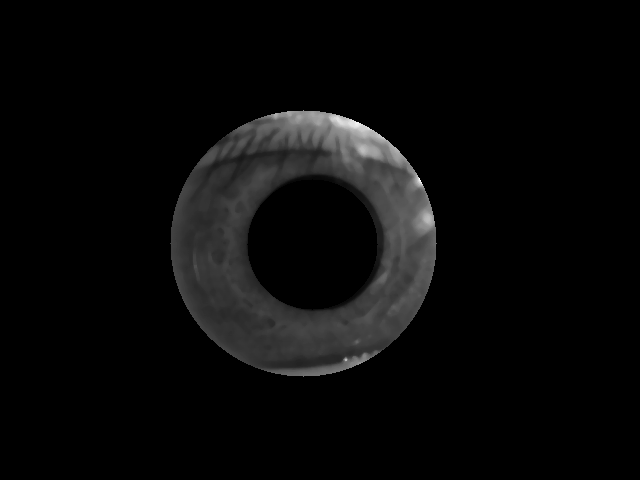
#> input picture final.png, 640 x 480 px
$ python polar.py
#> lines starting #> are read from the running program, lines starting #| are printed output that depends on the picture
import cv2


img = cv2.imread('final.png')
#> img is the input picture: shape (480, 640, 3); min 0, max 255, mean 9.5


#img2 = cv2.logPolar(img, (img.shape[0]/2, img.shape[1]/2), 40, cv2.WARP_FILL_OUTLIERS)
img3 = cv2.linearPolar(img, (img.shape[0]/2, img.shape[1]/2), 40, cv2.WARP_FILL_OUTLIERS)
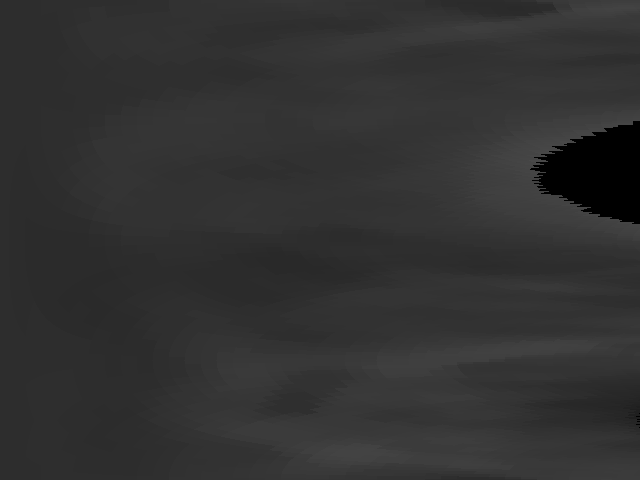
#> img3: shape (480, 640, 3); min 0, max 73, mean 49.3

cv2.imshow('before', img)
#cv2.imshow('logpolar', img2)
cv2.imshow('linearpolar', img3)

cv2.imwrite('polar.png',img3)

cv2.waitKey(0)
